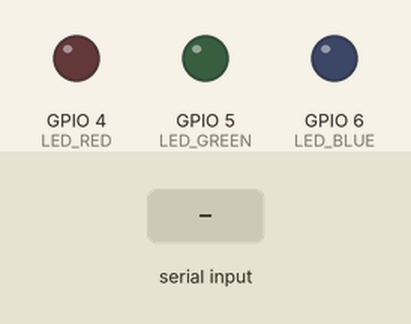
Bench run of a program on a simulated Raspberry Pi (BCM pin numbers). Parts: output pins drawn as LEDs (lit = HIGH). Inputs (shaded band) come from the test bench. Random numbers come from a fixed seed; what the program prints to the terminal is not drawn.

Above: at 4.2 s.
4.3 s: "5" typed at the terminal, then Enter
At 5.1 s:
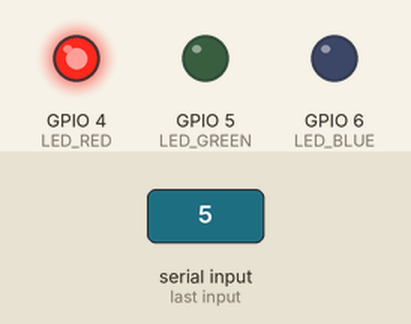
At 6.8 s:
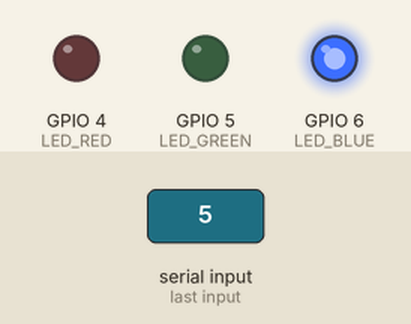
Timing chart, 0 to 13.3 s (numbered marks = the images above; inputs shaded):
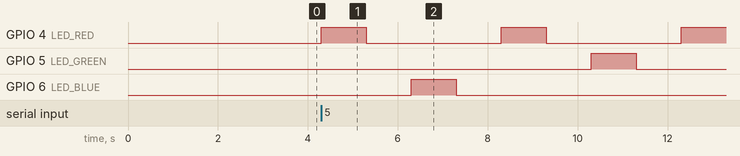

The program:

CHJmission013102.py
```python
#파이썬으로 라즈베리파이 LED 제어하기

import RPi.GPIO as GPIO #RPi.GPIO 모듈을 GPIO 이름으로 사용
import time #time 모듈
import random #random 모듈

# LED 핀 번호 설정
LED_RED = 4
LED_GREEN = 5
LED_BLUE = 6

# 랜덤 패턴을 저장할 배열
pattern = []

# 시간 설정
BRIGHT_TIME = 0.1

#점등 패턴 설정
# 빨강 빨강 파랑 파랑 초록 초록 아래는 예시 입니다.
pattern1 = [LED_RED, LED_RED, LED_BLUE, LED_BLUE, LED_GREEN, LED_GREEN]

GPIO.setmode(GPIO.BCM)

# 각 LED 핀을 출력으로 설정
GPIO.setup(LED_RED, GPIO.OUT)
GPIO.setup(LED_GREEN, GPIO.OUT)
GPIO.setup(LED_BLUE, GPIO.OUT)

# LED 배열을 랜덤하게 생성하는 함수
def generatePattern():
    return [random.choice([LED_RED, LED_GREEN, LED_BLUE]) for i in range(6)]# 6개의 LED를 랜덤하게 생성

# 모든 LED를 꺼주는 함수
def LEDAllOff():
    GPIO.output(LED_RED, 0)
    GPIO.output(LED_GREEN, 0)
    GPIO.output(LED_BLUE, 0)

# 패턴과 시간을 입력받고 해당 패턴을 시간만큼 점등하는 함수
def LEDPattern(pattern, time1):
    for i in pattern:
        GPIO.output(i, 1)
        time.sleep(time1)
        GPIO.output(i, 0)
        time.sleep(time1)

# 오답이었을때 빨강 점등 점멸
def LEDWrong():
    for i in range(3):
        GPIO.output(LED_RED, 1)
        time.sleep(0.5)
        GPIO.output(LED_RED, 0)
        time.sleep(0.5)

# 정답이었을때 초록 점등 점멸
def LEDCorrect():
    for i in range(3):
        GPIO.output(LED_GREEN, 1)
        time.sleep(0.5)
        GPIO.output(LED_GREEN, 0)
        time.sleep(0.5)

# 메인 동작 구간
# 1. 모든 LED를 꺼준다.
LEDAllOff()
# 2. 질문
print("안녕하세요 라즈베리파이 LED 패턴 암기 게임입니다.")
time.sleep(1)
print("패턴이 랜덤하게 생성 되어 LED가 점등됩니다.")
time.sleep(1)
print("6개의 패턴을 기억한 후 패턴이 끝나면 정답을 입력해주세요.")
time.sleep(1)
print("아무 키나 누르면 시작합니다.")
input()
# 3. 랜덤 패턴 생성
print("패턴 생성중...")
pattern = generatePattern()
# 4. 패턴 점등
LEDPattern(pattern, 1)
# 5. 정답 입력
print("정답을 입력해주세요. 빨강 = 4, 초록 = 5, 파랑 = 6")
# 플레이어의 정답을 새로운 배열에 저장(배열의 크기는 6)
player_pattern = [0 for i in range(6)]
# 플레이어의 정답을 입력받는다.
for i in range(6):
    player_pattern[i] = int(input())
# 6. 정답 확인
if pattern == player_pattern:
    print("정답입니다!")
    LEDCorrect()
else:
    print("오답입니다!")
    print("정답은 ", pattern, " 입니다.")
    LEDWrong()
```

Measured:
- after the input at 4.3 s, GPIO 4 (LED_RED): alternates HIGH for 1.0 s and LOW for 3.0 s, starting at once; GPIO 5 (LED_GREEN): LOW → HIGH after 6.0 s, → LOW 1.0 s later; GPIO 6 (LED_BLUE): LOW → HIGH after 2.0 s, → LOW 1.0 s later
